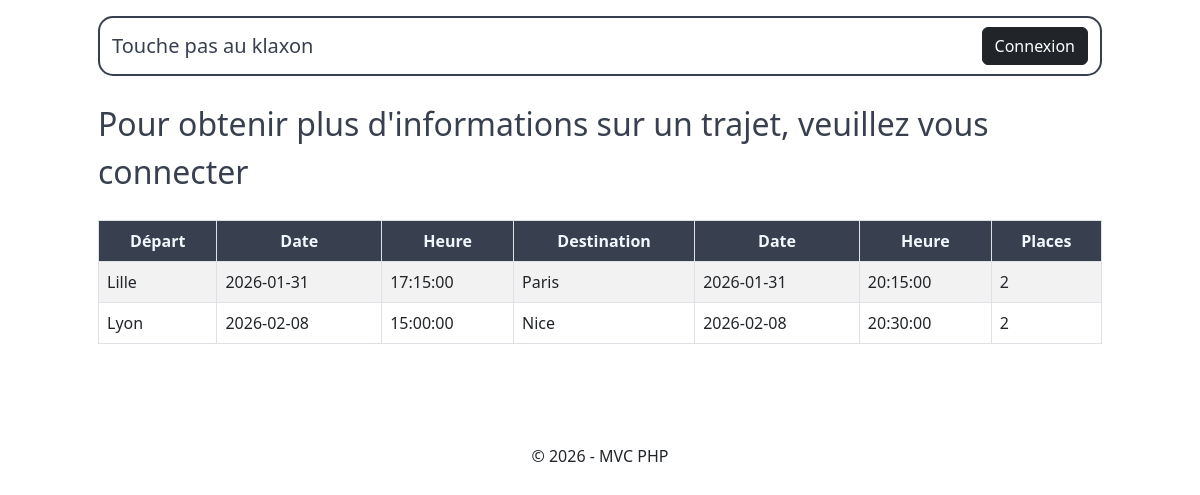
The page / on the database its author committed.
### tables this page shows
CREATE TABLE `trips` (
  `id` int(11) NOT NULL,
  `user_mail` varchar(255) NOT NULL,
  `depart` varchar(255) NOT NULL,
  `date_depart` date NOT NULL,
  `heure_depart` time NOT NULL,
  `destination` varchar(255) NOT NULL,
  `date_arrivee` date NOT NULL,
  `heure_arrivee` time NOT NULL,
  `places` int(11) NOT NULL,
  `places_disponibles` int(11) NOT NULL
);

### Core/Database.php (called while the page is built)
<?php
class Database {
    public static function getConnection(): PDO {
        return new PDO(
            'mysql:host=localhost;dbname=touche_pas_au_klaxon;charset=utf8mb4',
            'root',
            ''
        );
    }
}
?>

### Core/DefaultModel.php (called while the page is built, shortened)
<?php
require_once __DIR__ . '/Database.php';
class DefaultModel {
    public function __construct() {
        $this->db = Database::getConnection();
    }
}
?>

### App/Model/TripModel.php (called while the page is built, shortened)
<?php
require_once __DIR__ . '/../../Core/DefaultModel.php';
class TripModel extends DefaultModel {
    public function getAvailableTrips(): array {
    $stmt = $this->db->query('
        SELECT
            t.id, t.user_mail,
            t.depart, t.date_depart, t.heure_depart,
            t.destination, t.date_arrivee, t.heure_arrivee,
            t.places, t.places_disponibles,
            u.Nom, u.Prenom, u.Telephone, u.Mail
        FROM trips t
        JOIN users u ON u.Mail = t.user_mail
        WHERE t.places_disponibles > 0
        ORDER BY t.date_depart ASC, t.heure_depart ASC
    ');
    return $stmt->fetchAll(PDO::FETCH_ASSOC);
}
}

### templates/home.php (the view, shortened to what this page needs)
<!DOCTYPE html>
<html lang="fr">
    <head>
        <link href="https://cdn.jsdelivr.net/npm/bootstrap@5.2.3/dist/css/bootstrap.min.css" rel="stylesheet">
        <link rel="stylesheet" href="https://cdn.jsdelivr.net/npm/bootstrap-icons/font/bootstrap-icons.css">
        <link rel="stylesheet" href="../public/style.css">
    </head>
    <body>
    <?php require_once 'header.php'; ?>
        <main class="mx-5">
            <div class="mb-3">
                <p class="dark-color info-text py-2">
                    <?php if (!isset($_SESSION['user_mail'])): ?>
                        Pour obtenir plus d'informations sur un trajet, veuillez vous connecter
                    <?php else: ?>
                        Trajets proposés
                    <?php endif; ?>
                </p>
            </div>
            <table class="table table-striped table-bordered">
                <thead class="text-center">
                    <tr class="dark-row">
                        <th>Départ</th>
                        <th>Date</th>
                        <th>Heure</th>
                        <th>Destination</th>
                        <th>Date</th>
                        <th>Heure</th>
                        <th>Places</th>
                    </tr>
                </thead>
                <tbody>
                    <?php
                    require_once __DIR__ . '/../App/Model/TripModel.php';
                    $tripModel = new TripModel();
                    $trips = $tripModel->getAvailableTrips();
                    foreach ($trips as $trip): ?>
                        <tr>
                            <td><?= htmlspecialchars($trip['depart']) ?></td>
                            <td><?= htmlspecialchars($trip['date_depart']) ?></td>
                            <td><?= htmlspecialchars($trip['heure_depart']) ?></td>
                            <td><?= htmlspecialchars($trip['destination']) ?></td>
                            <td><?= htmlspecialchars($trip['date_arrivee']) ?></td>
                            <td><?= htmlspecialchars($trip['heure_arrivee']) ?></td>
                            <td><?= htmlspecialchars($trip['places_disponibles']) ?></td>
                        </tr>
                    <?php endforeach; ?>
                </tbody>
            </table>
        </main>
        <footer class="d-flex justify-content-center">
            <div><p>&copy; 2026 - MVC PHP</p></div>
        </footer>
    </body>
</html>

### public/style.css (style rules this page uses)
body { margin-left: 50px; margin-right: 50px; }
.dark-color, .navbar-brand { color: #384050; }
.dark-row { background-color: #384050; color: #f1f8fc; }
.info-text { font-size: 2em; }
footer { margin-top: 100px; }

### rows shown on the page
trips: depart "Lille", date_depart "2026-01-31", heure_depart "17:15:00", destination "Paris", date_arrivee "2026-01-31", heure_arrivee "20:15:00", places_disponibles "2"
trips: depart "Lyon", date_depart "2026-02-08", heure_depart "15:00:00", destination "Nice", date_arrivee "2026-02-08", heure_arrivee "20:30:00", places_disponibles "2"
